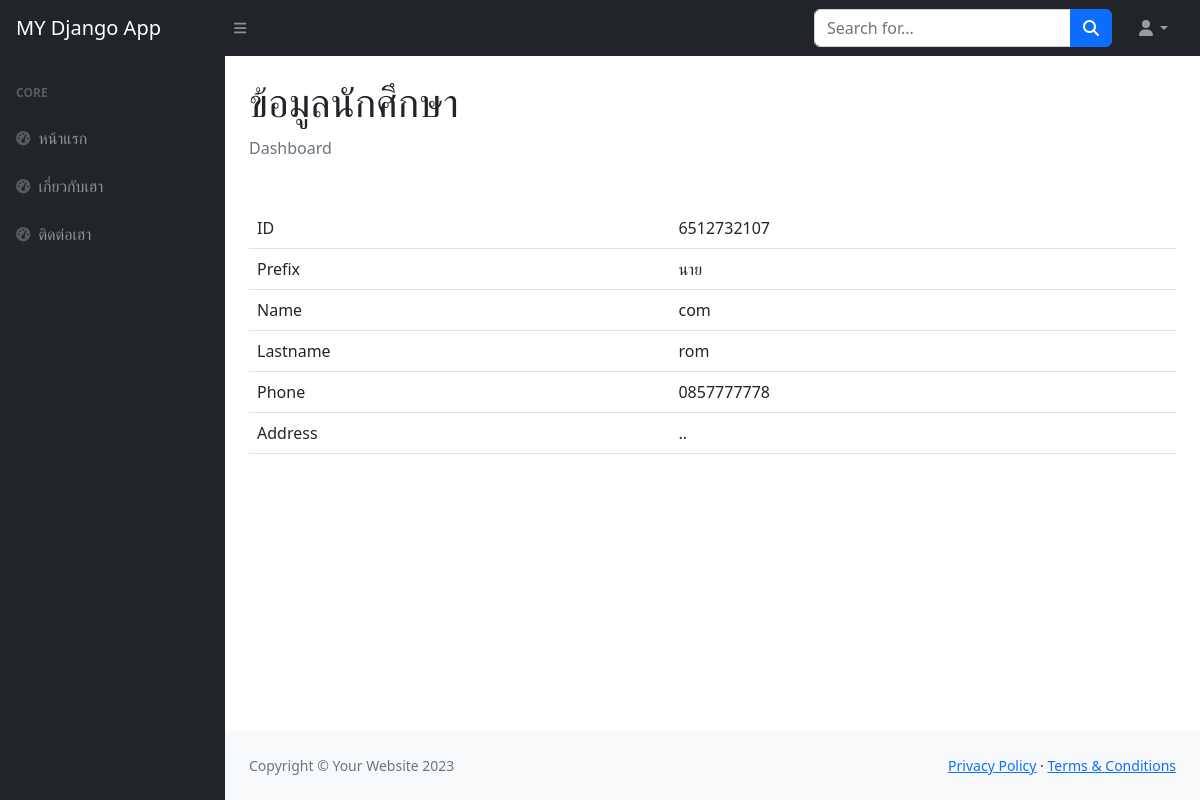
The page /details/2 on the database its author committed.
### webpage/models.py (models this page shows, shortened)
class Student(models.Model):
    std_id = models.IntegerField()
    prefix = models.IntegerField(choices=prefix_choices, default=1)
    name = models.CharField(max_length=255)
    lastname = models.CharField(max_length=255)
    phone = models.CharField(max_length=15)
    address = models.TextField()
    major = models.ForeignKey(Major, on_delete=models.CASCADE, default=1)

### webpage/views.py (the view)
# urls.py: path('details/<int:id>', views.studentDetails, name='details')
def studentDetails(request, id):
    context = {}
    students = models.Student.objects.filter(id=id)
    for student in students:
        student.prefix_str = getModelChoice(
            student.prefix, models.prefix_choices)
        context['student'] = student
    return render(request, 'details.html', context)

### webpage/views.py (called while the page is built)
def getModelChoice(num, choices):
    for choice in choices:
        if choice[0] == num:
            return choice[1]

### templates/details.html
{% extends 'base.html' %}
{% block title %} ข้อมูลนักศึกษา {% endblock title %}
{% block content %}
<table class="table">
  <tr>
    <td>ID</td>
    <td>{{ student.std_id }}</td>
  </tr>
  <tr>
    <td>Prefix</td>
    <td>{{ student.prefix_str }}</td>
  </tr>
  <tr>
    <td>Name</td>
    <td>{{ student.name }}</td>
  </tr>
  <tr>
    <td>Lastname</td>
    <td>{{ student.lastname }}</td>
  </tr>
  <tr>
    <td>Phone</td>
    <td>{{ student.phone }}</td>
  </tr>
  <tr>
    <td>Address</td>
    <td>{{ student.address }}</td>
  </tr>
</table>
{% endblock content %}

### rows shown on the page
Student: std_id "6512732107", prefix_str "นาย", name "com", lastname "rom", phone "0857777778", address ".."
